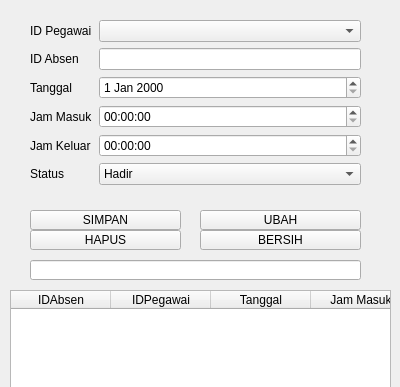
<?xml version="1.0" encoding="UTF-8"?>
<ui version="4.0">
 <class>Form</class>
 <widget class="QWidget" name="Form">
  <property name="geometry">
   <rect>
    <x>0</x>
    <y>0</y>
    <width>400</width>
    <height>387</height>
   </rect>
  </property>
  <property name="windowTitle">
   <string>Form</string>
  </property>
  <widget class="QWidget" name="formLayoutWidget">
   <property name="geometry">
    <rect>
     <x>30</x>
     <y>20</y>
     <width>331</width>
     <height>177</height>
    </rect>
   </property>
   <layout class="QFormLayout" name="formLayout_2">
    <item row="0" column="0">
     <widget class="QLabel" name="IDPegawai">
      <property name="text">
       <string>ID Pegawai</string>
      </property>
     </widget>
    </item>
    <item row="1" column="0">
     <widget class="QLabel" name="Absen">
      <property name="text">
       <string>ID Absen</string>
      </property>
     </widget>
    </item>
    <item row="1" column="1">
     <widget class="QLineEdit" name="editIDAbsen">
      <property name="readOnly">
       <bool>true</bool>
      </property>
     </widget>
    </item>
    <item row="2" column="0">
     <widget class="QLabel" name="Tanggal">
      <property name="text">
       <string>Tanggal</string>
      </property>
     </widget>
    </item>
    <item row="2" column="1">
     <widget class="QDateEdit" name="editTanggal"/>
    </item>
    <item row="3" column="0">
     <widget class="QLabel" name="Jammasuk">
      <property name="text">
       <string>Jam Masuk</string>
      </property>
     </widget>
    </item>
    <item row="3" column="1">
     <widget class="QTimeEdit" name="editJamMasuk"/>
    </item>
    <item row="4" column="0">
     <widget class="QLabel" name="Jamkeluar">
      <property name="text">
       <string>Jam Keluar</string>
      </property>
     </widget>
    </item>
    <item row="4" column="1">
     <widget class="QTimeEdit" name="editJamKeluar"/>
    </item>
    <item row="5" column="0">
     <widget class="QLabel" name="Status">
      <property name="text">
       <string>Status</string>
      </property>
     </widget>
    </item>
    <item row="5" column="1">
     <widget class="QComboBox" name="comboStatusAbsen">
      <item>
       <property name="text">
        <string>Hadir</string>
       </property>
      </item>
      <item>
       <property name="text">
        <string>Sakit</string>
       </property>
      </item>
      <item>
       <property name="text">
        <string>Izin</string>
       </property>
      </item>
      <item>
       <property name="text">
        <string>Alpha</string>
       </property>
      </item>
     </widget>
    </item>
    <item row="0" column="1">
     <widget class="QComboBox" name="comboIDPegawai"/>
    </item>
   </layout>
  </widget>
  <widget class="QPushButton" name="btnUbah">
   <property name="geometry">
    <rect>
     <x>200</x>
     <y>210</y>
     <width>161</width>
     <height>20</height>
    </rect>
   </property>
   <property name="text">
    <string>UBAH</string>
   </property>
  </widget>
  <widget class="QPushButton" name="btnSimpan">
   <property name="geometry">
    <rect>
     <x>30</x>
     <y>210</y>
     <width>151</width>
     <height>20</height>
    </rect>
   </property>
   <property name="text">
    <string>SIMPAN</string>
   </property>
  </widget>
  <widget class="QPushButton" name="btnHapus">
   <property name="geometry">
    <rect>
     <x>30</x>
     <y>230</y>
     <width>151</width>
     <height>20</height>
    </rect>
   </property>
   <property name="text">
    <string>HAPUS</string>
   </property>
  </widget>
  <widget class="QPushButton" name="btnBersih">
   <property name="geometry">
    <rect>
     <x>200</x>
     <y>230</y>
     <width>161</width>
     <height>20</height>
    </rect>
   </property>
   <property name="text">
    <string>BERSIH</string>
   </property>
  </widget>
  <widget class="QLineEdit" name="editCari">
   <property name="geometry">
    <rect>
     <x>30</x>
     <y>260</y>
     <width>331</width>
     <height>20</height>
    </rect>
   </property>
  </widget>
  <widget class="QTableWidget" name="tabelPegawai">
   <property name="enabled">
    <bool>true</bool>
   </property>
   <property name="geometry">
    <rect>
     <x>10</x>
     <y>290</y>
     <width>381</width>
     <height>192</height>
    </rect>
   </property>
   <column>
    <property name="text">
     <string>IDAbsen</string>
    </property>
   </column>
   <column>
    <property name="text">
     <string>IDPegawai</string>
    </property>
   </column>
   <column>
    <property name="text">
     <string>Tanggal</string>
    </property>
   </column>
   <column>
    <property name="text">
     <string>Jam Masuk</string>
    </property>
   </column>
   <column>
    <property name="text">
     <string>Jam Keluar</string>
    </property>
   </column>
   <column>
    <property name="text">
     <string>Status</string>
    </property>
   </column>
  </widget>
 </widget>
 <resources/>
 <connections/>
</ui>
